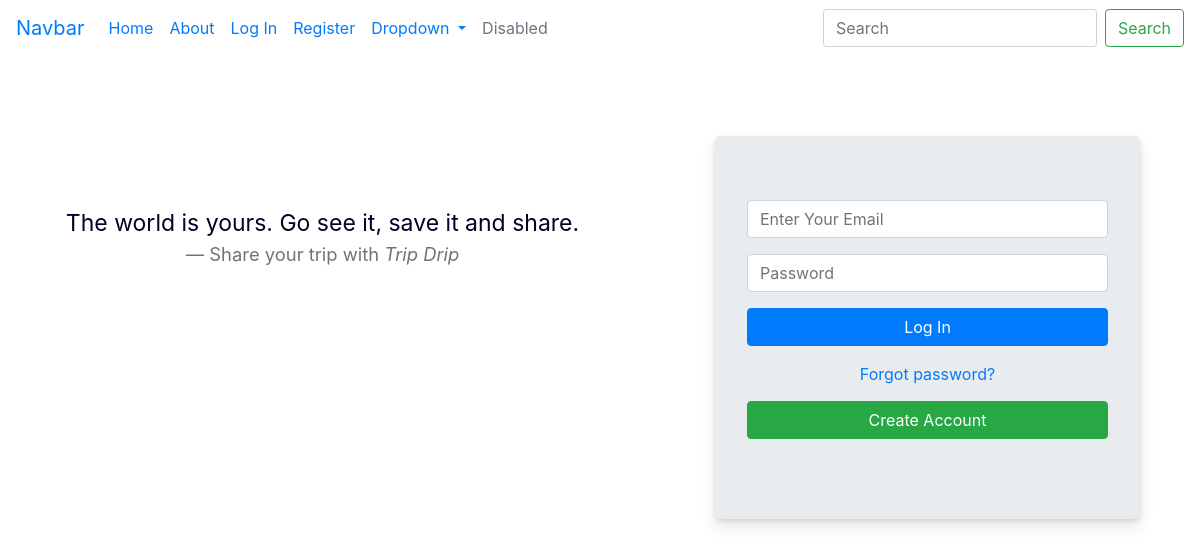
Before: / with the older database file.
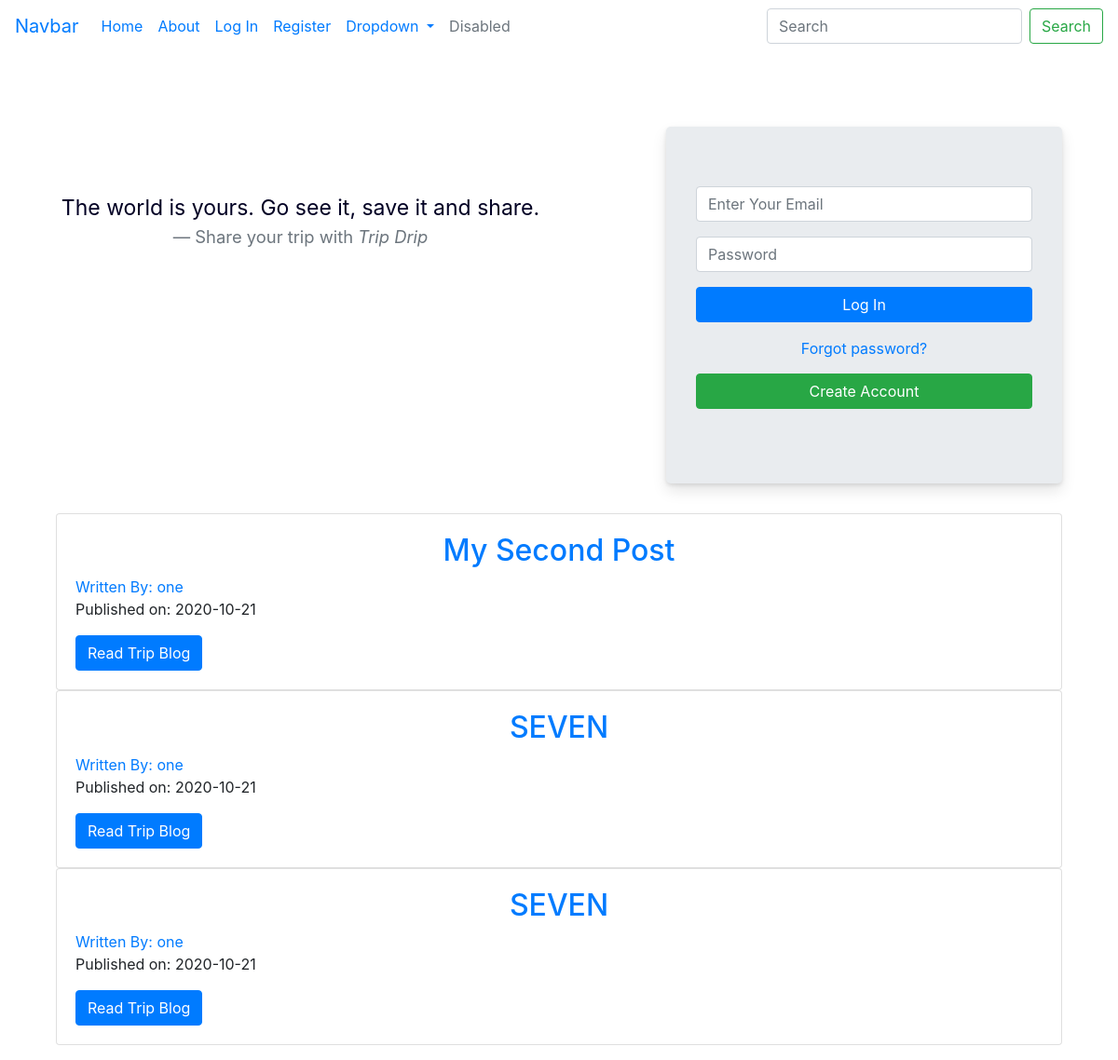
After: the same page with the newer database file.
### tripdripblog/models.py (models this page shows, shortened)
class TripBlog(db.Model):
    users = db.relationship(User)
    id = db.Column(db.Integer, primary_key=True)
    user_id = db.Column(db.Integer, db.ForeignKey('users.id'), nullable=False)
    date = db.Column(db.DateTime, nullable=False, default=datetime.utcnow)
    title = db.Column(db.String(140), nullable=False)
    text = db.Column(db.Text, nullable=False)
    city_country = db.Column(db.String(140), nullable=False)
    stayed_where = db.Column(db.String(140), nullable=False)
    went_where = db.Column(db.String(140), nullable=False)
    trip_image = db.Column(db.String(64), nullable=False, default='default_trip.png')

class User(db.Model, UserMixin):
    __tablename__ = 'users'
    id = db.Column(db.Integer, primary_key=True)
    profile_image = db.Column(db.String(64), nullable=False, default='default_profile.png')
    email = db.Column(db.String(64), unique=True, index=True) # unique makes sure can have multiples of same email
    username = db.Column(db.String(64), unique=True, index=True)
    password_hash = db.Column(db.String(128))
    new_password_hash = db.Column(db.String(128))
    posts = db.relationship('BlogPost', backref='author', lazy=True)
    blogs = db.relationship('TripBlog', backref='author', lazy=True)

### tripdripblog/core/views.py (the view, shortened to what this page needs)
@core.route('/', methods=['GET', 'POST'])
def index():
    page = request.args.get('page', 1, type=int)
    blog_posts = BlogPost.query.order_by(BlogPost.date.desc()).paginate(page=page, per_page=5)
    trip_blogs = TripBlog.query.order_by(TripBlog.date.desc()).paginate(page=page, per_page=5)
    form = LoginForm()
    return render_template('index.html', blog_posts=blog_posts, trip_blogs=trip_blogs, form=form)

### tripdripblog/users/forms.py
class LoginForm(FlaskForm):
    email = StringField('Email', validators=[DataRequired(), Email()])
    password = PasswordField('Password', validators=[DataRequired()])
    submit = SubmitField('Log In')

### tripdripblog/templates/index.html (shortened to what this page needs)
{% extends "base.html" %}
{% block content %}
<link rel="stylesheet" type="text/css" href="{{ url_for('static', filename='css/style.css') }}" />
<div class="container">
  <div class="row">
      <div class="col-6">
      <div id="index-quote">
        <blockquote class="blockquote text-center">
          <p class="mb-0">The world is yours. Go see it, save it and share.</p>
          <footer class="blockquote-footer">Share your trip with <cite title="Source Title">Trip Drip</cite></footer>
        </blockquote>
      </div>
      </div>
      {% if session['logged_in'] %}
      <p>You're alredy logged In</p>
      {% else %}
      <div class="login col-6">
        <div class="jumbotron">
            <div align="center">
                <form method="POST">
                    <div class="form-group">
                        {{ form.email(class='form-control', placeholder="Enter Your Email") }}
                    </div>
                    <div class="form-group">
                        {{ form.password(class='form-control', placeholder="Password") }}
                    </div>
                    <div class="form-group">
                        {{ form.submit(class='btn btn-primary btn-block') }}
                    </div>
                    <div class="forgot-password">
                      <a href="#">Forgot password?</a>
                    </div>
                    <div class="form-group" id="index-register">
                        <a class='btn btn-success btn-block' href="{{url_for('users.register')}}">Create Account</a>
                    </div>
                </form>
            </div>
        {% endif %}
        </div>
    </div>
  </div>
        {% for blog in trip_blogs.items %}
        <div class="card">
            <div class="card-body">
                <h2> <a class='card-title' href="{{ url_for('trip_blogs.trip_blog', username=blog.author.username, trip_blog_id=blog.id) }}">{{ blog.title }}</a></h2>
                <a href="{{url_for('users.user_trips', username=blog.author.username)}}">Written By: {{ blog.author.username }}</a>
                <p>Published on: {{blog.date.strftime('%Y-%m-%d')}}</p>
                <a class="btn btn-primary" href="{{ url_for('trip_blogs.trip_blog', username=blog.author.username, trip_blog_id=blog.id) }}">Read Trip Blog</a>
            </div>
        </div>
        {% endfor %}
    </div>
{% endblock %}

Changed rows visible on the page:
added TripBlog: title "My Second Post", author.username "one", date "2020-10-21"
added TripBlog: title "SEVEN", author.username "one", date "2020-10-21"
added TripBlog: title "SEVEN", author.username "one", date "2020-10-21"
